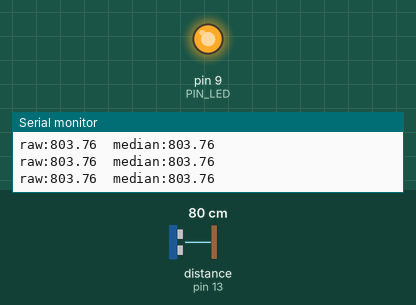
Bench run of a sketch on a simulated Arduino Uno, built with avr-gcc and run on an emulated ATmega328P. On the bench: output pins drawn as LEDs (lit = HIGH), the last lines printed to the serial monitor. Wiring (inferred from the names in the program): ultrasonic range finder: trigger pin 12; echo pin 13. The inputs (shaded band) are chosen by the test bench; at power-on: distance to the obstacle (sensor on pin 13) 80 cm. The echo pulse lasts 58.3 µs per cm; pins used as bus, display or sensor lines are not drawn.

Above: at 1.2 s.
1.3 s: distance to the obstacle (sensor on pin 13) set to 18 cm
At 1.9 s:
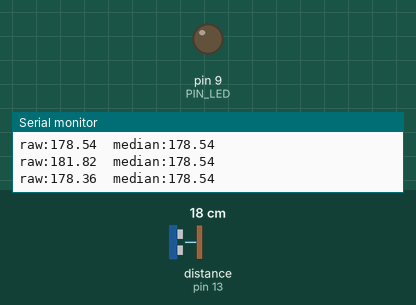
2.8 s: distance to the obstacle (sensor on pin 13) set to 2 cm
At 3.1 s:
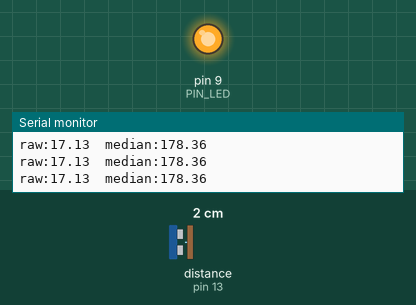
Timing chart, 0 to 5.8 s (numbered marks = the images above; inputs shaded):
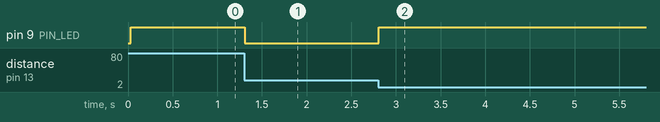

The sketch:

09_example_1.ino
```cpp
#define PIN_LED  9
#define PIN_TRIG 12
#define PIN_ECHO 13

#define SND_VEL 346.0
#define INTERVAL 25
#define PULSE_DURATION 10

#define _DIST_MIN 100
#define _DIST_MAX 300

#define TIMEOUT ((INTERVAL / 2) * 1000.0)
#define SCALE (0.001 * 0.5 * SND_VEL)

#define N 30

float samples[N];
int sample_count = 0;
int next_index = 0;

unsigned long last_sampling_time = 0;

float median_filter(float new_sample)
{
  samples[next_index] = new_sample;

  next_index = (next_index + 1) % N;

  if (sample_count < N) {
    sample_count++;
  }

  float sorted[N];

  for (int i = 0; i < sample_count; i++) {
    sorted[i] = samples[i];
  }

  for (int i = 1; i < sample_count; i++) {
    float key = sorted[i];
    int j = i - 1;

    while (j >= 0 && sorted[j] > key) {
      sorted[j + 1] = sorted[j];
      j--;
    }

    sorted[j + 1] = key;
  }

  if (sample_count % 2 == 1) {
    return sorted[sample_count / 2];
  } else {
    return (sorted[sample_count / 2 - 1]
          + sorted[sample_count / 2]) / 2.0;
  }
}

void setup()
{
  pinMode(PIN_LED, OUTPUT);
  pinMode(PIN_TRIG, OUTPUT);
  pinMode(PIN_ECHO, INPUT);

  digitalWrite(PIN_TRIG, LOW);

  Serial.begin(57600);
}

void loop()
{
  if (millis() - last_sampling_time < INTERVAL) {
    return;
  }

  last_sampling_time = millis();

  float dist_raw = USS_measure(PIN_TRIG, PIN_ECHO);

  float dist_median = median_filter(dist_raw);

  Serial.print("raw:");
  Serial.print(dist_raw);

  Serial.print("\tmedian:");
  Serial.println(dist_median);

  if (dist_raw < _DIST_MIN || dist_raw > _DIST_MAX) {
    digitalWrite(PIN_LED, HIGH);
  } else {
    digitalWrite(PIN_LED, LOW);
  }
}

float USS_measure(int TRIG, int ECHO)
{
  digitalWrite(TRIG, HIGH);
  delayMicroseconds(PULSE_DURATION);
  digitalWrite(TRIG, LOW);

  return pulseIn(ECHO, HIGH, TIMEOUT) * SCALE;
}
```

Measured:
- after the input at 1.3 s, pin 9 (PIN_LED): HIGH → LOW at once
- after the input at 2.8 s, pin 9 (PIN_LED): LOW → HIGH at once
